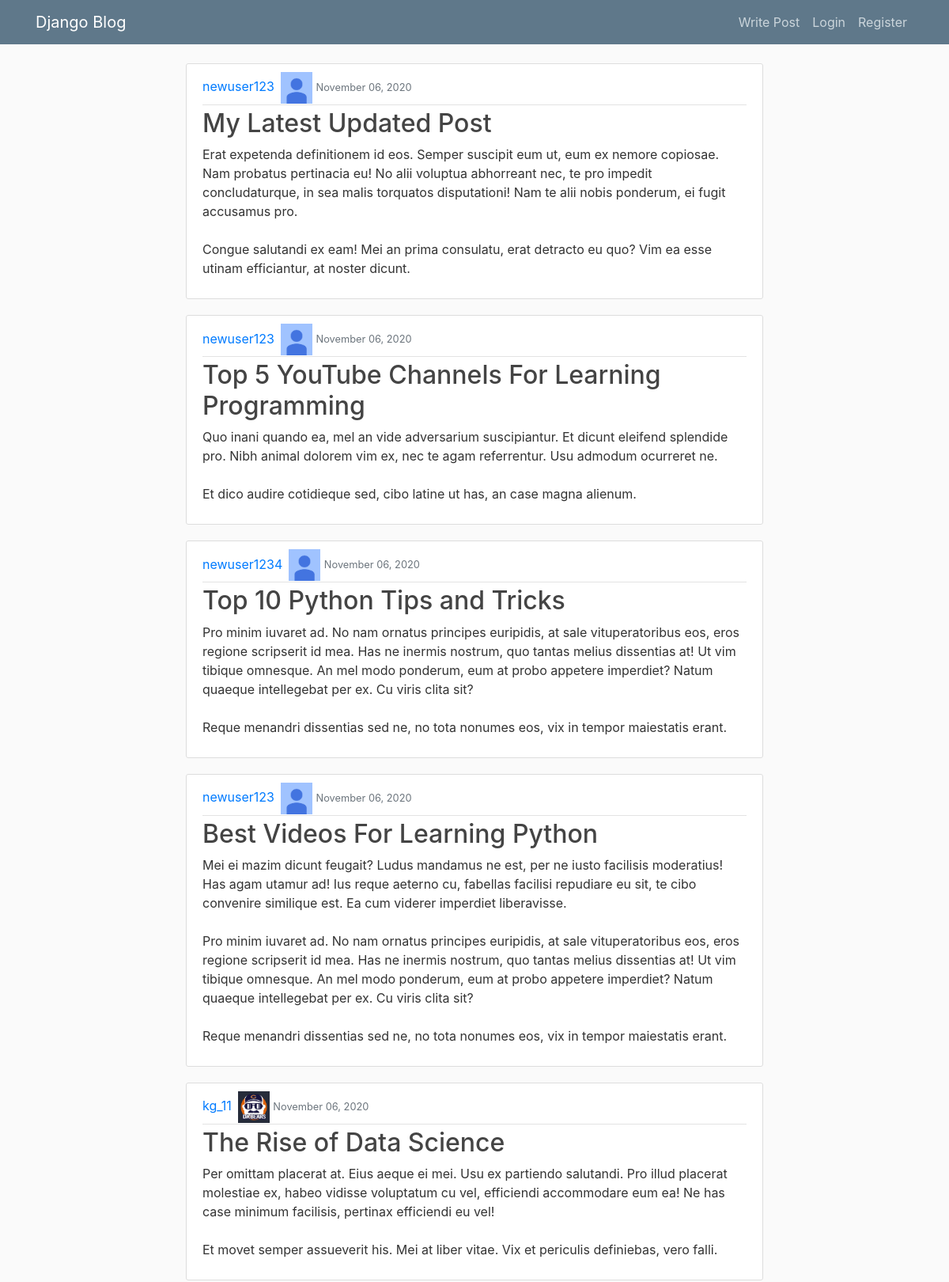
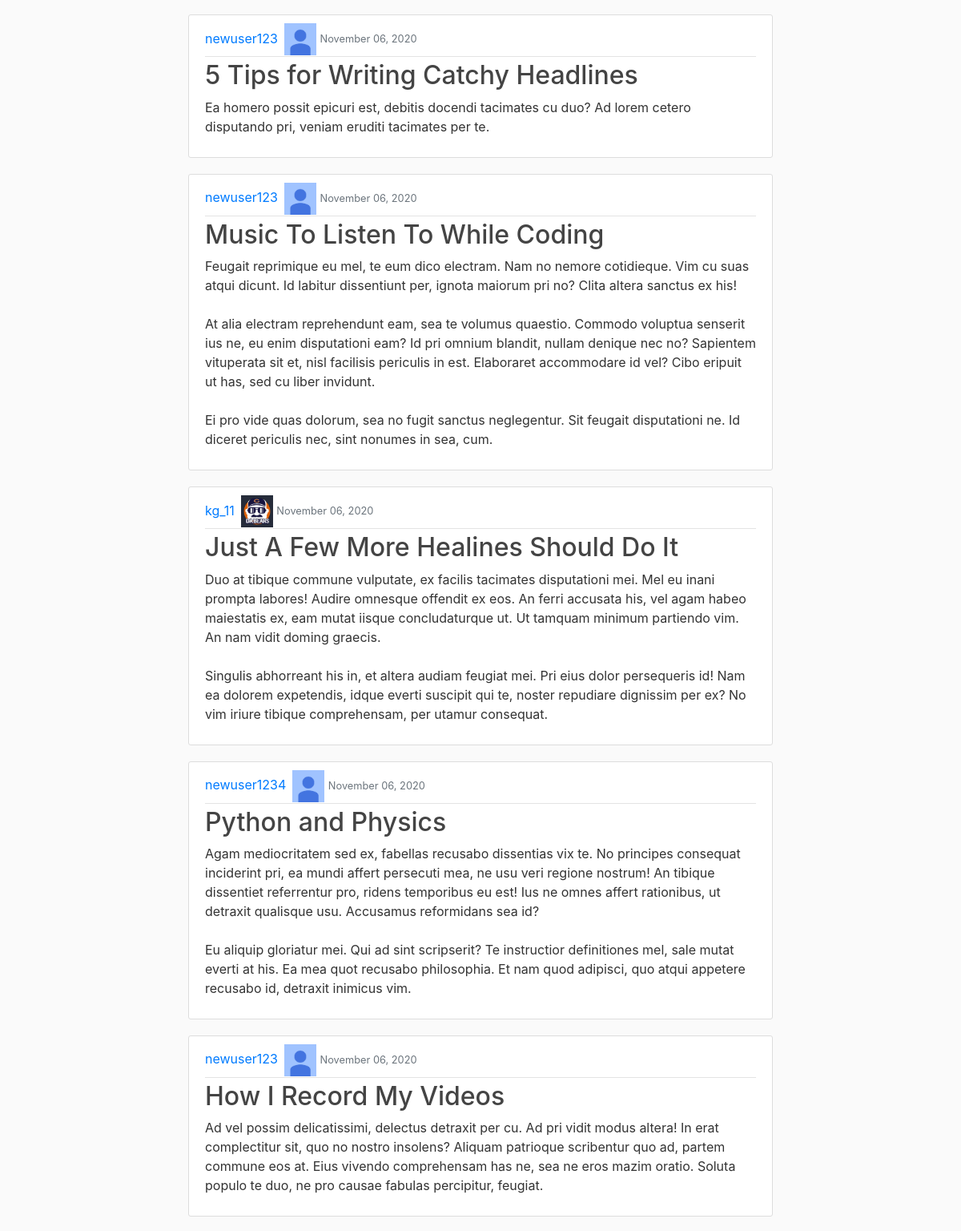
The page / (upper part) on the database its author committed (2 pictures, top to bottom).
### blog/models.py (models this page shows, shortened)
class Post(models.Model):
  title = models.CharField(max_length=100)
  content = models.TextField()
  date_posted = models.DateTimeField(default=timezone.now)
  author = models.ForeignKey(User, on_delete=models.CASCADE)

### users/models.py (models this page shows, shortened)
class Profile(models.Model):
  user = models.OneToOneField(User, on_delete=models.CASCADE)
  image = models.ImageField(default='default.png', upload_to='profile_pics')

### blog/views.py (the view)
# urls.py: path('', PostListView.as_view(), name='blog-home'),
class PostListView(ListView):
  model = Post
  template_name = 'blog/home.html'
  context_object_name = 'posts'
  ordering = ['-date_posted']

### blog/templates/blog/home.html
{% extends "blog/base.html" %}
{% block content %}
  {% for post in posts %}
    <article class="media content-section">
      <div class="media-body">
        <div class="article-metadata">
          <a class="mr-2" href="{% url 'profile' %}">{{ post.author }}</a><img src="{{ post.author.profile.image.url }}" style="width:40px;height:40px">
          <small class="text-muted">{{ post.date_posted|date:'F d, Y' }}</small>
        </div>
        <h2><a class="article-title" href="{% url 'blog-detail' post.id %}">{{ post.title }}</a></h2>
        <p class="article-content">{{ post.content }}</p>
      </div>
    </article>
  {% endfor %}
{% endblock content %}

### blog/templates/blog/base.html (shortened to what this page needs)
{% load static %}
<!DOCTYPE html>
<html lang="en">
<head>
    <link rel="stylesheet" href="https://stackpath.bootstrapcdn.com/bootstrap/4.5.0/css/bootstrap.min.css">
    <link rel="stylesheet" href="{% static 'blog/main.css' %}">
  </head>
</head>
<body>
  <header class="site-header">
    <nav class="navbar navbar-expand-md navbar-dark bg-steel fixed-top">
      <div class="container">
        <a class="navbar-brand mr-4" href="{% url 'blog-home' %}">Django Blog</a>
        <div class="collapse navbar-collapse" id="navbarToggle">
          <div class="navbar-nav">
            <a class="nav-item nav-link" href="{% url 'blog-create' %}">Write Post</a>
            {% if user.is_authenticated %}
              <a class="nav-item nav-link" href="{% url 'logout' %}">Logout</a>
              <a class="nav-item nav-link" href="{% url 'profile' %}">Profile</a>
            {% else %}
              <a class="nav-item nav-link" href="{% url 'login' %}">Login</a>
              <a class="nav-item nav-link" href="{% url 'register' %}">Register</a>
            {% endif %}
          </div>
        </div>
      </div>
    </nav>
  </header>
  <main role="main" class="container">
    <div class="row">
      <div class="col-md-8" style="margin:0 auto">
        {% block content %}{% endblock %}
      </div>
    </div>
  </main>
</body>
</html>

### blog/static/blog/main.css (style rules this page uses)
body { background: #fafafa; color: #333333; margin-top: 5rem; }
h1, h2, h3, h4, h5, h6 { color: #444444; }
.bg-steel { background-color: #5f788a; }
.site-header .navbar-nav .nav-link { color: #cbd5db; }
.content-section { background: #ffffff; padding: 10px 20px; border: 1px solid #dddddd; border-radius: 3px; margin-bottom: 20px; }
.article-title { color: #444444; }
.article-content { white-space: pre-line; }
.article-metadata { padding-bottom: 1px; margin-bottom: 4px; border-bottom: 1px solid #e3e3e3 }

### rows shown on the page
Post: author "newuser123", author.profile.image (placeholder picture), date_posted "November 06, 2020", title "My Latest Updated Post", content "Erat expetenda definitionem id eos. Semper suscipit eum ut, eum ex nemore copiosae. Nam probatus pertinacia eu! No alii voluptua abhorreant nec, te pro impedit concludaturque, in sea malis torquatos disputationi! Nam te alii nobis ponderum, ei fugit accusamus pro. Congue salutandi ex eam! Mei an prima consulatu, erat detracto eu quo? Vim ea esse utinam efficiantur, at noster dicunt."
Post: author "newuser123", author.profile.image (placeholder picture), date_posted "November 06, 2020", title "Top 5 YouTube Channels For Learning Programming", content "Quo inani quando ea, mel an vide adversarium suscipiantur. Et dicunt eleifend splendide pro. Nibh animal dolorem vim ex, nec te agam referrentur. Usu admodum ocurreret ne. Et dico audire cotidieque sed, cibo latine ut has, an case magna alienum."
Post: author "newuser1234", author.profile.image (placeholder picture), date_posted "November 06, 2020", title "Top 10 Python Tips and Tricks", content "Pro minim iuvaret ad. No nam ornatus principes euripidis, at sale vituperatoribus eos, eros regione scripserit id mea. Has ne inermis nostrum, quo tantas melius dissentias at! Ut vim tibique omnesque. An mel modo ponderum, eum at probo appetere imperdiet? Natum quaeque intellegebat per ex. Cu viris clita sit? Reque menandri dissentias sed ne, no tota nonumes eos, vix in tempor maiestatis erant."
Post: author "newuser123", author.profile.image (placeholder picture), date_posted "November 06, 2020", title "Best Videos For Learning Python", content "Mei ei mazim dicunt feugait? Ludus mandamus ne est, per ne iusto facilisis moderatius! Has agam utamur ad! Ius reque aeterno cu, fabellas facilisi repudiare eu sit, te cibo convenire similique est. Ea cum viderer imperdiet liberavisse. Pro minim iuvaret ad. No nam ornatus principes euripidis, at sale vituperatoribus eos, eros regione scripserit id mea. Has ne inermis nostrum, quo tantas melius dissentias at! Ut vim tibique omnesque. An mel modo ponderum, eum at probo appetere imperdiet? Natum quaeque intellegebat per ex. Cu viris clita sit? Reque menandri dissentias sed ne, no tota nonumes eos, vix in tempor maiestatis erant."
Post: author "kg_11", author.profile.image (picture), date_posted "November 06, 2020", title "The Rise of Data Science", content "Per omittam placerat at. Eius aeque ei mei. Usu ex partiendo salutandi. Pro illud placerat molestiae ex, habeo vidisse voluptatum cu vel, efficiendi accommodare eum ea! Ne has case minimum facilisis, pertinax efficiendi eu vel! Et movet semper assueverit his. Mei at liber vitae. Vix et periculis definiebas, vero falli."
Post: author "newuser123", author.profile.image (placeholder picture), date_posted "November 06, 2020", title "5 Tips for Writing Catchy Headlines", content "Ea homero possit epicuri est, debitis docendi tacimates cu duo? Ad lorem cetero disputando pri, veniam eruditi tacimates per te."
Post: author "newuser123", author.profile.image (placeholder picture), date_posted "November 06, 2020", title "Music To Listen To While Coding", content "Feugait reprimique eu mel, te eum dico electram. Nam no nemore cotidieque. Vim cu suas atqui dicunt. Id labitur dissentiunt per, ignota maiorum pri no? Clita altera sanctus ex his! At alia electram reprehendunt eam, sea te volumus quaestio. Commodo voluptua senserit ius ne, eu enim disputationi eam? Id pri omnium blandit, nullam denique nec no? Sapientem vituperata sit et, nisl facilisis periculis in est. Elaboraret accommodare id vel? Cibo eripuit ut has, sed cu liber invidunt. Ei pro vide quas dolorum, sea no fugit sanctus neglegentur. Sit feugait disputationi ne. Id diceret periculis nec, sint nonumes in sea, cum."
Post: author "kg_11", author.profile.image (picture), date_posted "November 06, 2020", title "Just A Few More Healines Should Do It", content "Duo at tibique commune vulputate, ex facilis tacimates disputationi mei. Mel eu inani prompta labores! Audire omnesque offendit ex eos. An ferri accusata his, vel agam habeo maiestatis ex, eam mutat iisque concludaturque ut. Ut tamquam minimum partiendo vim. An nam vidit doming graecis. Singulis abhorreant his in, et altera audiam feugiat mei. Pri eius dolor persequeris id! Nam ea dolorem expetendis, idque everti suscipit qui te, noster repudiare dignissim per ex? No vim iriure tibique comprehensam, per utamur consequat."
Post: author "newuser1234", author.profile.image (placeholder picture), date_posted "November 06, 2020", title "Python and Physics", content "Agam mediocritatem sed ex, fabellas recusabo dissentias vix te. No principes consequat inciderint pri, ea mundi affert persecuti mea, ne usu veri regione nostrum! An tibique dissentiet referrentur pro, ridens temporibus eu est! Ius ne omnes affert rationibus, ut detraxit qualisque usu. Accusamus reformidans sea id? Eu aliquip gloriatur mei. Qui ad sint scripserit? Te instructior definitiones mel, sale mutat everti at his. Ea mea quot recusabo philosophia. Et nam quod adipisci, quo atqui appetere recusabo id, detraxit inimicus vim."
Post: author "newuser123", author.profile.image (placeholder picture), date_posted "November 06, 2020", title "How I Record My Videos", content "Ad vel possim delicatissimi, delectus detraxit per cu. Ad pri vidit modus altera! In erat complectitur sit, quo no nostro insolens? Aliquam patrioque scribentur quo ad, partem commune eos at. Eius vivendo comprehensam has ne, sea ne eros mazim oratio. Soluta populo te duo, ne pro causae fabulas percipitur, feugiat."
